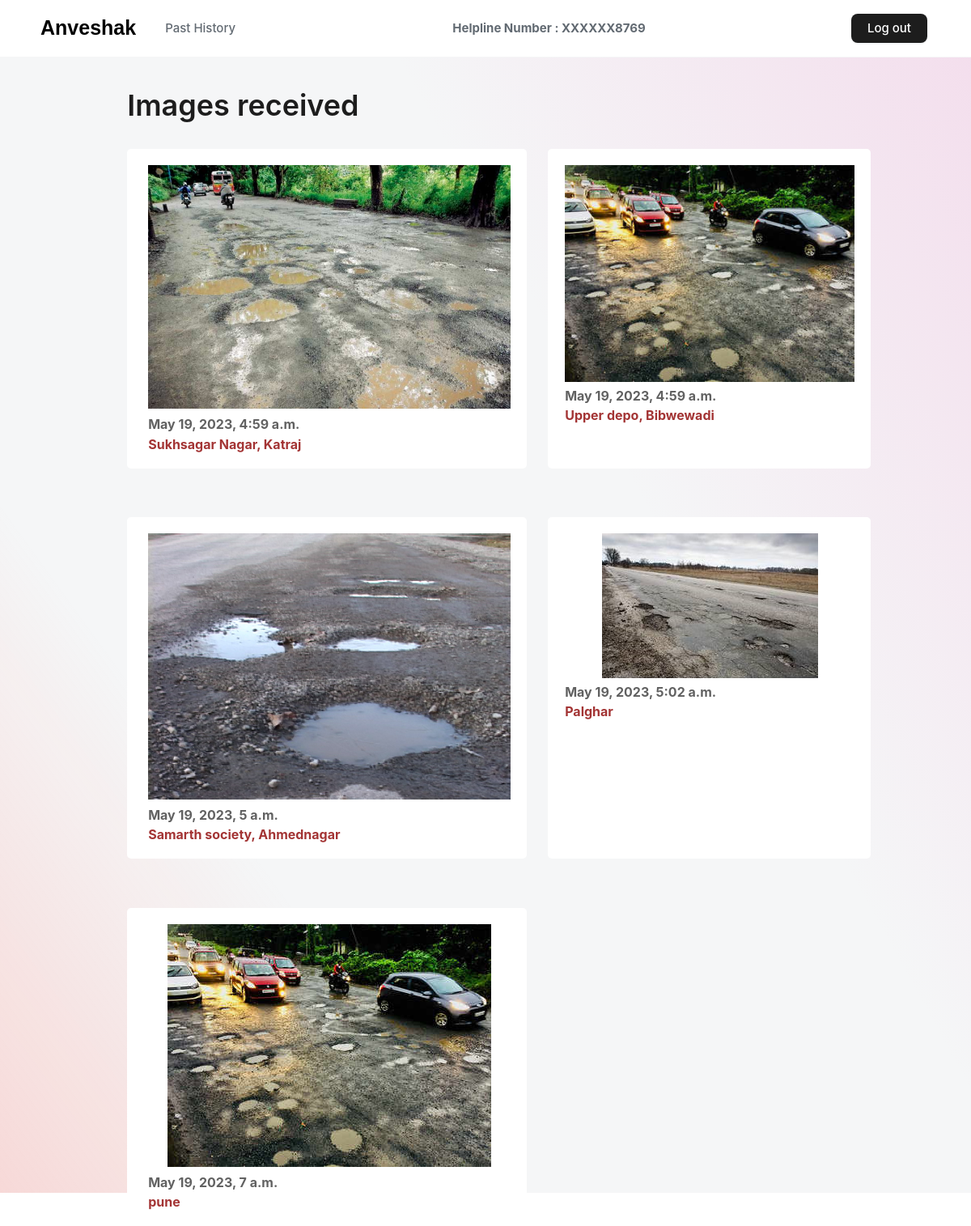
The app's page /auth/ (signed in) with its own data.
### posts/models.py (models this page shows)
class Post(models.Model):
    image = models.ImageField(null=True, blank=True, max_length=255, upload_to='img/%y')
    address = models.CharField(max_length=1000000)
    dated = models.DateTimeField(default=datetime.now, blank=True)

### posts/views.py (the view)
# urls.py: path('auth/', views.admin, name = 'admin'),
@login_required(login_url="/login")
def admin(request):
    features = Post.objects.all()
    return render(request, 'admin.html', {'features' : features})

### templates/admin.html (shortened to what this page needs)
{% load static %}
<!DOCTYPE html>
<html>
  <head>
    <link href="{% static 'css/styles.css' %}" rel="stylesheet" type="text/css" />
  </head>
  <body>
    <div data-collapse="small" data-animation="default" data-duration="400" data-easing="ease" data-easing2="ease"
        role="banner" class="nav-bar w-nav">
        <div class="nav-container w-container">
            <div class="logo-div">
                <a href="#" aria-current="page" class="logotext"><b>Anveshak</b></a>
            </div>
            <nav role="navigation" class="nav-content w-nav-menu">
                <div class="nav-menu">
                  <a href="/auth" class="nav-link w-nav-link">Past History</a>
                </div>
                <div class="nav-cta-button-container">
                    <a href="#" class="nav-link w-nav-link"><b>Helpline Number  :  XXXXXX8769</b></a>
                </div>
                <div class="nav-cta-button-container">
                  <a href="/login" class="nav-link cta-button w-nav-link"
                    >Log out</a
                  >
                </div>
                </div>
                  </div>
    <div class="page-wrapper">
      <div
        class="section light-color-gradient wf-section"
        style="padding-top: 3%; width: 100%"
      >
        <div class="containers w-container" style="width: 100%; padding: 0px">
          <div class="text-box _1500px center-align">
            <div class="container" style="width: 100%">
              <div class="row">
                <div class="grid">
                  <h2
                    class="heading h2"
                    style="margin-bottom: 30px; text-align: start"
                  >
                    Images received
                  </h2>
                </div>
                <div class="grid" style="width: 100%; padding: 0%">
                  {% for feature in features %}
                  <div
                    class="card"
                    style="width: 95%; margin: 0px; padding-left: 5%"
                  >
                    <div class="card-body">
                        <img src='/media/{{feature.image}}'>
                      <h1
                        class="card-title"
                        style="
                          color: #616161;
                          font-size: medium;
                          font-weight: bold;
                          text-align: start;
                          margin-top: 2%;
                          margin-bottom: 0%;
                        "
                      >
                        {{feature.dated}}
                      </h1>
                      <h1
                        class="card-title"
                        style="
                          color: #a33434;
                          font-size: medium;
                          font-weight: bold;
                          text-align: left;
                          margin-top: 1%;
                          margin-bottom: 0%;
                        "
                      >
                        {{feature.address}}
                      </h1>
                    </div>
                  </div>
                  {% endfor %}
                </div>
              </div>
            </div>
          </div>
        </div>
      </div>
    </div>
  </body>
</html>

### records on screen
Post: image (picture), dated "May 19, 2023, 4:59 a.m.", address "Sukhsagar Nagar, Katraj"
Post: image (picture), dated "May 19, 2023, 4:59 a.m.", address "Upper depo, Bibwewadi"
Post: image (picture), dated "May 19, 2023, 5 a.m.", address "Samarth society, Ahmednagar"
Post: image (picture), dated "May 19, 2023, 5:02 a.m.", address "Palghar"
Post: image (picture), dated "May 19, 2023, 7 a.m.", address "pune"
